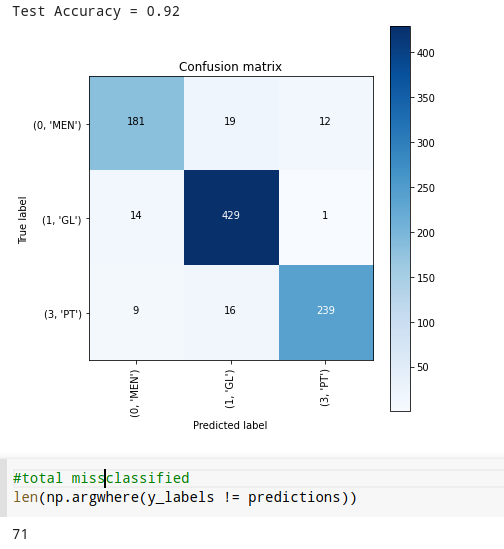
#> input picture confusion_figshare.png, 504 x 549 px, found by its file name; its folder holds 2 pictures in this run
$ jupyter execute --allow-errors kaggle_tumor_vgg16.ipynb   (shell and % lines are left out)
#> lines starting #> are read from the running program, lines starting #| are printed output that depends on the picture; pictures that were not available may be replaced by others from this repository, and a replacement may not be noted
<a href="https://colab.research.google.com/github/sameer91/8th_sem/blob/master/kaggle_tumor_vgg16.ipynb" target="_parent"></a>

#> (a cell that did not finish here is left out)

[cell 2]
import numpy as np
from tqdm import tqdm
import cv2
import os
import shutil
import imutils
import itertools
import matplotlib.pyplot as plt

from sklearn.preprocessing import LabelBinarizer
from sklearn.model_selection import train_test_split
from sklearn.metrics import accuracy_score, confusion_matrix

import plotly.graph_objects as go
from plotly.offline import init_notebook_mode, iplot
from plotly import tools

from keras.preprocessing.image import ImageDataGenerator
from keras.applications.vgg16 import VGG16, preprocess_input
from keras import layers
from keras.models import Model, Sequential
from keras.optimizers import Adam, RMSprop
from keras.callbacks import EarlyStopping

init_notebook_mode(connected = True)

RANDOM_SEED = 123

Split into *train*, *val*  and *test*

[cell 3]
IMG_PATH = './brain_tumor_dataset/'

#split
for CLASS in os.listdir(IMG_PATH):
  if not CLASS.startswith('.'):
    IMG_NUM = len(os.listdir(IMG_PATH+CLASS))
    for (n, FILE_NAME ) in enumerate(os.listdir(IMG_PATH + CLASS)):
      img = IMG_PATH + CLASS + '/' + FILE_NAME
      if n < 5:
        shutil.copy(img, 'TEST/' + CLASS.upper() + '/' + FILE_NAME)
      elif n < 0.8*IMG_NUM:
        shutil.copy(img, 'TRAIN/' + CLASS.upper() + '/' + FILE_NAME)
      else:
        shutil.copy(img, 'VAL/' + CLASS.upper() + '/' + FILE_NAME)

[cell 4]
#!zip -r dataset_split.zip TEST TRAIN VAL

DATA IMPORT & PREPROCESS

[cell 5]
def load_data(dir_path, img_size=(124,124)):
  #Load resized images as np.array
#> called with dir_path = 'TRAIN/', img_size = (224, 224)
  X = []
  y = []
  i = 0
  labels = dict()
  for path in tqdm(sorted(os.listdir(dir_path))):
    if not path.startswith('.'):
      labels[i] = path
      for file in os.listdir(dir_path + path):
        if not file.startswith('.'):
          img = cv2.imread(dir_path + path + '/' + file) #pass zero for greyscale
#> img is the input picture: shape (549, 504, 3); mean B, G, R 240.5, 234.2, 226.4
          X.append(img)
          y.append(i)
      i += 1
  X = np.array(X)
  y = np.array(y)
  print(f'{len(X)} images loaded fomr {dir_path} directory.')
#| 1 images loaded fomr TRAIN/ directory.
  return X, y, labels

def plot_confusion_matrix(cm, classes,
                          normalize=False,
                          title='Confusion matrix',
                          cmap=plt.cm.Blues):
  plt.figure(figsize=(6,6))
  plt.imshow(cm,interpolation='nearest',cmap=cmap)
  plt.title(title)
  plt.colorbar()
  tick_marks = np.arange(len(classes))
  plt.xticks(tick_marks, classes, rotation=90)
  plt.yticks(tick_marks, classes)
  if normalize:
    cm = cm.astype('float') /cm.sum(axis=1) [:, np.newaxis]
  thresh = cm.max() / 2
  cm = np.round(cm,2)
  for i, j in itertools.product(range(cm.shape[0]), range(cm.shape[1])):
    plt.text(j,i,cm[i,j],
             horizontalalignment="center",
             color="white" if cm[i,j] > thresh else "black")
  plt.tight_layout()
  plt.ylabel('True label')
  plt.xlabel('Predicted label')
  plt.show

TRAIN_DIR = 'TRAIN/'
TEST_DIR = 'TEST/'
VAL_DIR = 'VAL/'
IMG_SIZE = (224,224)

X_train, y_train, labels = load_data(TRAIN_DIR, IMG_SIZE)
#> y_train = [0]; labels = {0: 'confusion_figshare.png'}
X_test, y_test, _ = load_data(TEST_DIR, IMG_SIZE)
#| 1 images loaded fomr TEST/ directory.
#> y_test = [0]
X_val, y_val, _ = load_data(VAL_DIR, IMG_SIZE)
#| 1 images loaded fomr VAL/ directory.
#> y_val = [0]

Plot 30 imgs

[cell 6]
for index in range(len(labels)):
  imgs = X_train[np.argwhere(y_train == index)] [:30]

  plt.figure(figsize=(15,6))
  c = 1
  for img in imgs:
    plt.subplot(3,10,c)
    plt.imshow(img[0])
    plt.xticks([])
    plt.yticks([])
    c += 1
  plt.suptitle(f'Tumor : {labels[index]}')
  plt.show()
#> this loop made 1 pass

Crop brain part out of IMAGE
[blog](https://www.pyimagesearch.com/2016/04/11/finding-extreme-points-in-contours-with-opencv/)

[cell 7]
def crop_imgs(set_name, add_pixel_values=0):
  #find extreme points
#> called with set_name = array of shape (1, 549, 504, 3), add_pixel_values = 0
  set_new = []
  for img in set_name:
    gray = cv2.cvtColor(img, cv2.COLOR_RGB2GRAY)
    #gray = img
    gray = cv2.GaussianBlur(gray, (5,5), 0)
    #remove noise
    thresh = cv2.threshold(gray, 45, 255, cv2.THRESH_BINARY) [1]
    thresh = cv2.erode(thresh, None, iterations=2)
    thresh = cv2.dilate(thresh, None, iterations=2)
    #find the largest contours
    cnts = cv2.findContours(thresh.copy(), cv2.RETR_EXTERNAL, cv2.CHAIN_APPROX_SIMPLE)
    cnts = imutils.grab_contours(cnts)
    c = max(cnts, key=cv2.contourArea)

    extLeft = tuple(c[c[:, :, 0].argmin()][0])
    extRight = tuple(c[c[:, :, 0].argmax()][0])
    extTop = tuple(c[c[:, :, 1].argmin()][0])
    extBot = tuple(c[c[:, :, 1].argmax()][0])

    ADD_PIXEL = add_pixel_values
    new_img = img[extTop[1]-ADD_PIXEL:extBot[1]+ADD_PIXEL, extLeft[0]-ADD_PIXEL:extRight[0]+ADD_PIXEL].copy()
    set_new.append(new_img)
#> this loop made 1 pass
#> (c, ADD_PIXEL) on pass 1: ([[0, 0], [0, 548], [503, 548], [503, 0]], 0)
#> pass 1, in crop_imgs, `gray = cv2.cvtColor(img, cv2.COLOR_RGB2GRAY)`:
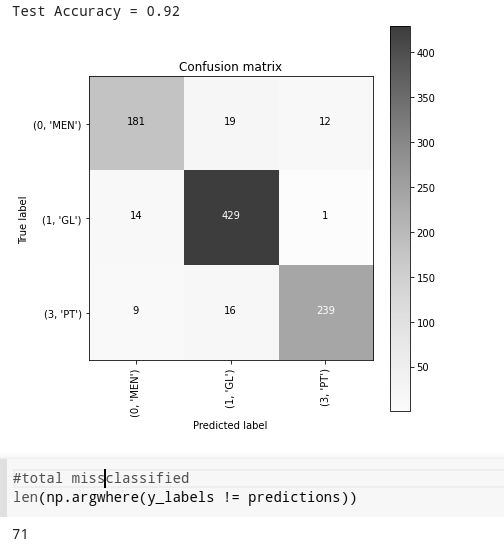
#> gray: shape (549, 504); min 0, max 255, mean 235.2
#> pass 1, in crop_imgs, `gray = cv2.GaussianBlur(gray, (5,5), 0)`:
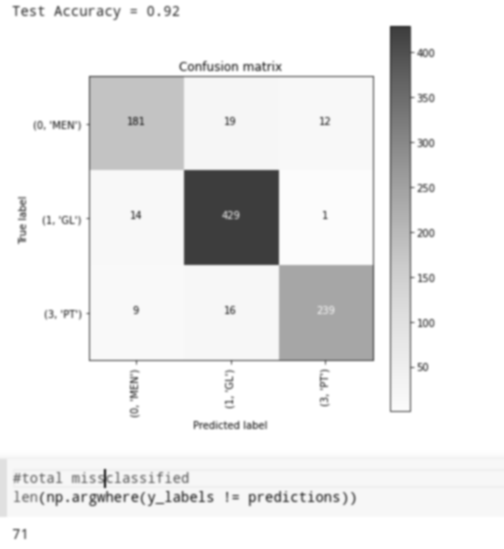
#> gray: shape (549, 504); min 56, max 255, mean 235.2
#> pass 1, in crop_imgs, `new_img = img[extTop[1]-ADD_PIXEL:extBot[1]+ADD_PIXEL, extLeft[0]-ADD_..`:
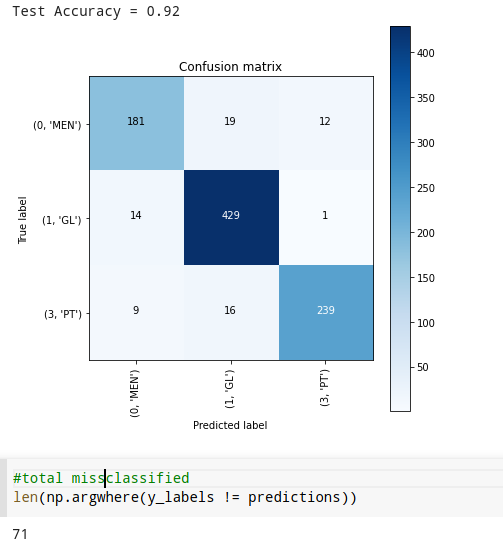
#> new_img: shape (548, 503, 3); mean of channels 0, 1, 2 240.4, 234.1, 226.2; drawn as B, G, R
#> after the loop, set_new = 1 item

  return np.array(set_new)

[cell 8]
X_train_crop = crop_imgs(set_name=X_train)
X_val_crop = crop_imgs(set_name=X_val)
#> the loop in crop_imgs (call 2), `for img in set_name:` made 1 pass
X_test_crop = crop_imgs(set_name=X_test)

Plot cropped

[cell 9]
for index in range(len(labels)):
  imgs = X_train_crop[np.argwhere(y_train == index)] [:30]

  plt.figure(figsize=(15,6))
  c = 1
  for img in imgs:
    plt.subplot(3,10,c)
    plt.imshow(img[0])
    plt.xticks([])
    plt.yticks([])
    c += 1
  plt.suptitle(f'Tumor : {labels[index]}')
  plt.show()

[cell 10]
def save_new_img(x_set, y_set, folder_name):
#> called with x_set = array of shape (1, 548, 503, 3), y_set = array of shape (1,), folder_name = 'TRAIN_CROP/'
  i = 0
  for (img, imclass) in zip(x_set, y_set):
    if imclass == 0:
      cv2.imwrite(folder_name+'NO/'+str(i)+'.jpg', img)
    else:
      cv2.imwrite(folder_name+'YES/'+str(i)+'.jpg', img)
    i += 1
#> this loop made 1 pass
#> (imclass, i) on pass 1: (0, 1)
#> after the loop, i = 1

[cell 11]
save_new_img(X_train_crop, y_train, 'TRAIN_CROP/')
save_new_img(X_test_crop, y_test, 'TEST_CROP/')
#> the loop in save_new_img (call 2), `for (img, imclass) in zip(x_set, y_set):` made 1 pass
save_new_img(X_val_crop, y_val, 'VAL_CROP/')

[cell 12]
def preprocess_img(set_name, img_size):
#> called with set_name = array of shape (1, 548, 503, 3), img_size = (224, 224)
  set_new = []
  for img in set_name:
    img = cv2.resize(img, dsize = img_size,
                     interpolation=cv2.INTER_CUBIC
                     )
    set_new.append(preprocess_input(img))
#> this loop made 1 pass
#> pass 1, in preprocess_img, `img = cv2.resize(img, dsize = img_size, interpolation=cv2.INTER_CUBIC )`:
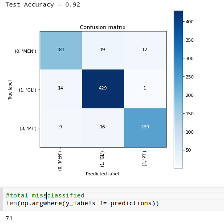
#> img: shape (224, 224, 3); mean of channels 0, 1, 2 240.4, 234.2, 226.2; drawn as B, G, R
#> after the loop, set_new = []
  return np.array(set_new)
